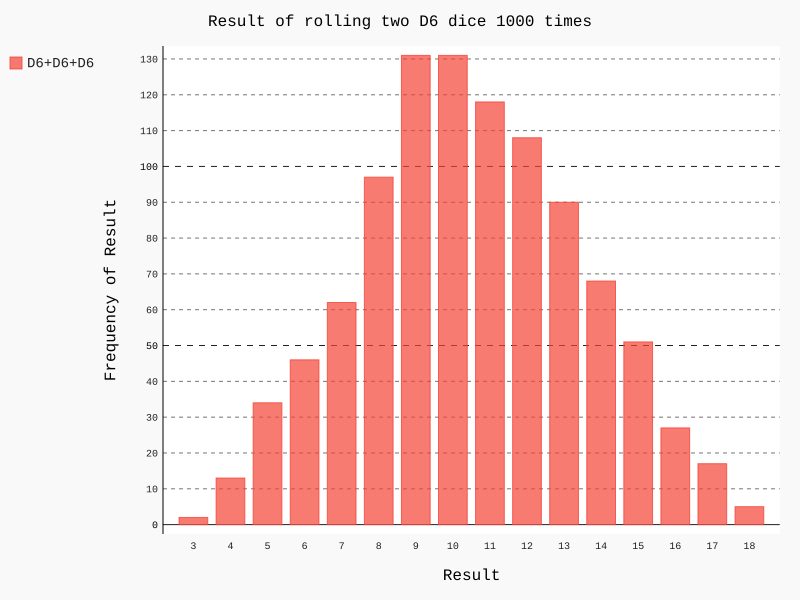

Python code for this plot:
from Die import Die
import pygal

#D6_1 = Die()
#D6_2 = Die()

#同是掷出两个D8骰子,两个相乘
#D8_1 = Die(8)
#D8_2 = Die(8)

#三个D6
D6_1 = Die()
D6_2 = Die()
D6_3 = Die()
results=[]
for roll_num in range(1000):
    result = D6_1.roll()+D6_2.roll()+D6_3.roll()
    #result = D8_1.roll()*D8_2.roll()
    results.append(result)

frequencies=[]
for value in range(3,D6_1.num_sides+D6_2.num_sides+D6_3.num_sides+1):
#for value in range(1,D8_1.num_sides*D8_2.num_sides):

    #数出value出现了多少次
    frequencie = results.count(value)
    frequencies.append(frequencie)

#可视化结果
hist = pygal.Bar()

hist.title = "Result of rolling two D6 dice 1000 times"

#设置x轴刻度
labels=list(range(3,19))
#labels = list(range(1,65))
hist.x_labels = [x for x in labels]

hist.x_title = "Result"
hist.y_title = "Frequency of Result"

#把值添加到对应的刻度，引号中的值是图例
hist.add("D6+D6+D6",frequencies )
#hist.add("D8**2",frequencies)
hist.render_to_file("dice_visual.svg")
